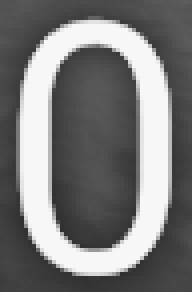
#> input picture run_data/images/cv_templates/digits/0.png, 48 x 73 px, found by its file name (shown 4 times larger); its folder holds 4 pictures in this run
$ python perform_checks.py
#> lines starting #> are read from the running program, lines starting #| are printed output that depends on the picture
from PIL import ImageGrab
import cv2
import time
import mouse
import numpy as np
import sys
import os
import json


def resource_path(relative_path):
	""" Get absolute path to resource, works for dev and for PyInstaller """
	try:
		# PyInstaller creates a temp folder and stores path in _MEIPASS
		base_path = sys._MEIPASS
	except AttributeError:
		base_path = os.path.abspath(".")
	return os.path.join(base_path, relative_path)

def load_data():
	""" Loads data used by bot process """

	global bot_data

	bot_data = dict()

	with open(resource_path("../run_data/values.json"), "r") as file:
#> (reads run_data/values.json from the repository)
		bot_data["values"] = json.loads(file.read())

	bot_data["images"] = {}

	bot_data["images"]["digits"] = []
	for i in range(10):
		for j in ("", "_dark"):
			bot_data["images"]["digits"].append(cv2.imread(resource_path(f"../run_data\\images\\cv_templates\\digits\\{i}{j}.png"), cv2.IMREAD_GRAYSCALE))

	bot_data["images"]["pop_ups"] = [
		cv2.imread(resource_path(r"../run_data/images/cv_templates/pop_ups/claim_green.png"), cv2.IMREAD_GRAYSCALE),
		cv2.imread(resource_path(r"../run_data/images/cv_templates/pop_ups/close_gray.png"), cv2.IMREAD_GRAYSCALE),
		cv2.imread(resource_path(r"../run_data/images/cv_templates/pop_ups/close_gray_2.png"), cv2.IMREAD_GRAYSCALE),
		cv2.imread(resource_path(r"../run_data/images/cv_templates/pop_ups/close_orange.png"), cv2.IMREAD_GRAYSCALE),
		cv2.imread(resource_path("../run_data/images/cv_templates/pop_ups/close_orange_2.png"), cv2.IMREAD_GRAYSCALE),
		cv2.imread(resource_path(r"../run_data/images/cv_templates/pop_ups/extend_orange.png"), cv2.IMREAD_GRAYSCALE),
		cv2.imread(resource_path(r"../run_data/images/cv_templates/pop_ups/ok_orange.png"), cv2.IMREAD_GRAYSCALE)
	]
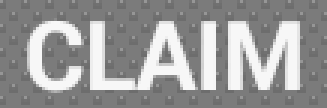
#> input picture run_data/images/cv_templates/pop_ups/claim_green.png, 109 x 36 px (shown 3 times larger)
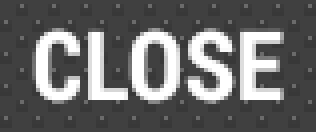
#> input picture run_data/images/cv_templates/pop_ups/close_gray.png, 79 x 33 px (shown 4 times larger)
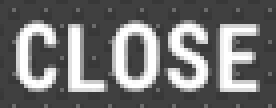
#> input picture run_data/images/cv_templates/pop_ups/close_gray_2.png, 69 x 27 px (shown 4 times larger)
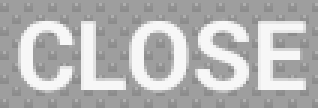
#> input picture run_data/images/cv_templates/pop_ups/close_orange.png, 106 x 36 px (shown 3 times larger)

	bot_data["images"]["caught_fish"] = {
		"discard": cv2.imread(resource_path(r"../run_data/images/cv_templates/caught_fish/discard_gray.png"), cv2.IMREAD_GRAYSCALE),
		"keep": cv2.imread(resource_path(r"../run_data/images/cv_templates/caught_fish/keep_orange.png"), cv2.IMREAD_GRAYSCALE),
		"release": cv2.imread(resource_path(r"../run_data/images/cv_templates/caught_fish/release_gray.png"), cv2.IMREAD_GRAYSCALE)
	}

	bot_data["images"]["time_warp"] = {
		"next_morning_gray": cv2.imread(resource_path(r"../run_data/images/cv_templates/time_warp/next_morning_gray.png"), cv2.IMREAD_GRAYSCALE)
	}

def checks(tip):
	""" Collection of screen vision checks while fishing """

	global bot_data

	match tip:
		case "float-state":
			pass
		case "fullkeepnet":
#> (the run stopped early here; a loop or call above may not have finished)
